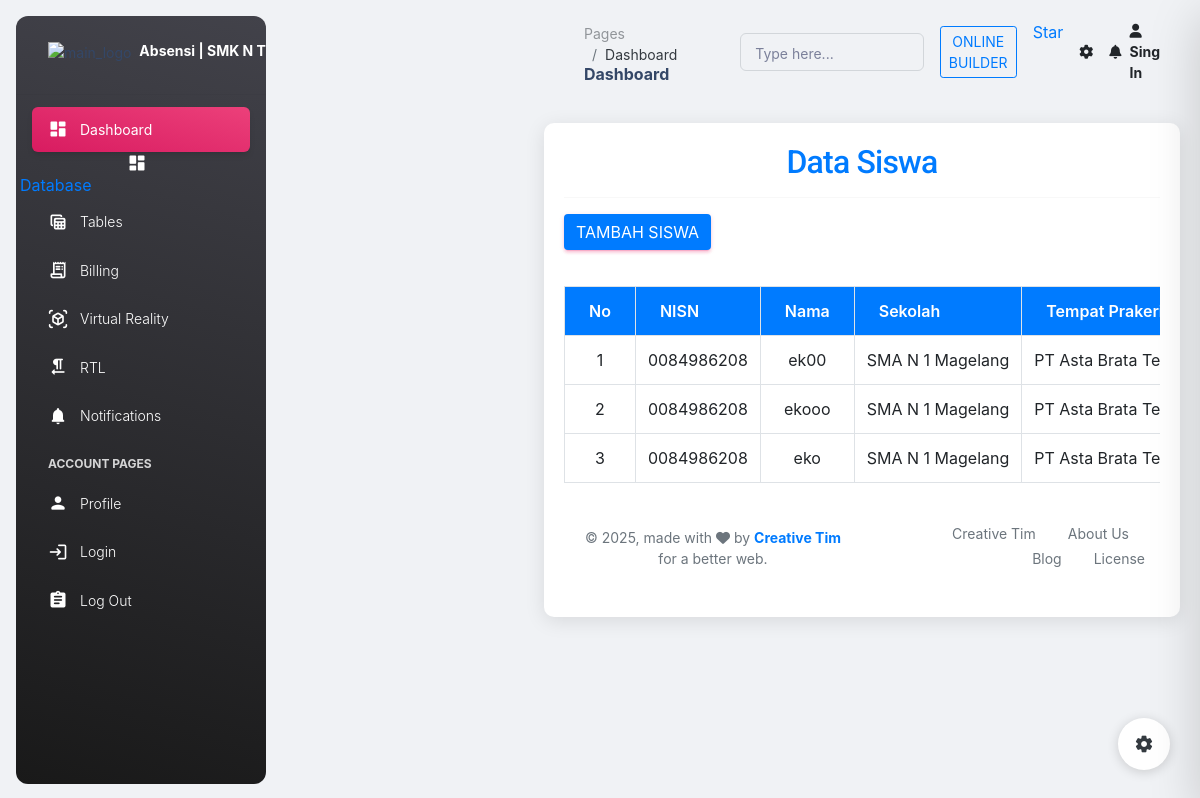
/pages/database.php, run on an earlier commit of the app's database.
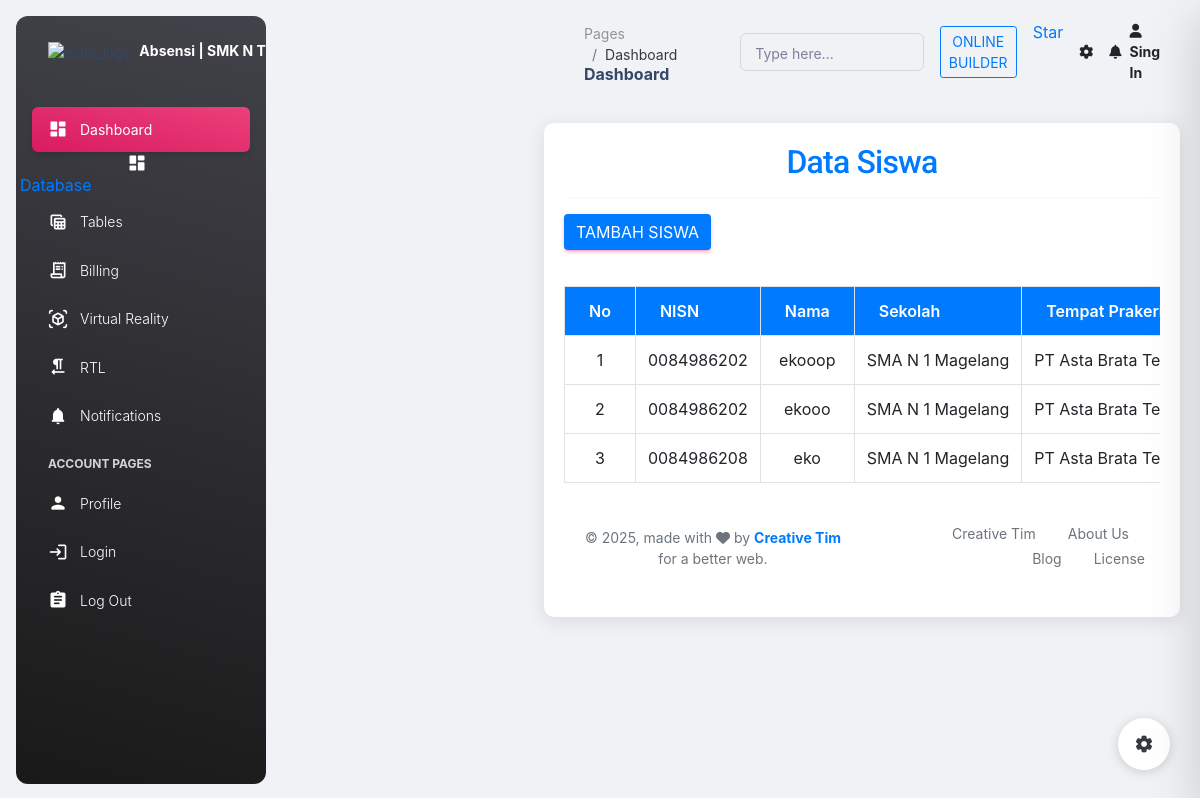
And on a later commit of the database.
### tables this page shows
CREATE TABLE `siswa` (
  `id_siswa` int(11) NOT NULL,
  `nis` varchar(15) NOT NULL,
  `nisn` varchar(15) NOT NULL,
  `nama_siswa` varchar(50) NOT NULL,
  `no_wa` varchar(20) NOT NULL,
  `kelas` varchar(10) NOT NULL,
  `pro_keahlian` varchar(50) NOT NULL,
  `TL` text NOT NULL,
  `TTGL` date NOT NULL DEFAULT current_timestamp(),
  `id_sekolah` int(11) NOT NULL,
  `id_perusahaan` int(11) NOT NULL,
  `tanggal_mulai` date NOT NULL,
  `tanggal_selesai` date NOT NULL,
  `id_pembimbing` int(11) NOT NULL,
  `id_guru` int(11) NOT NULL,
  `username` varchar(20) NOT NULL,
  `password` varchar(20) NOT NULL
);

CREATE TABLE `sekolah` (
  `id_sekolah` int(11) NOT NULL,
  `nama_sekolah` varchar(50) NOT NULL,
  `alamat_sekolah` varchar(300) NOT NULL,
  `kepala_sekolah` varchar(25) NOT NULL,
  `logo_sekolah` varchar(255) DEFAULT NULL,
  `username` varchar(20) NOT NULL,
  `password` varchar(20) NOT NULL
);

CREATE TABLE `perusahaan` (
  `id_perusahaan` int(11) NOT NULL,
  `nama_perusahaan` varchar(50) NOT NULL,
  `alamat_perusahaan` varchar(300) NOT NULL,
  `no_tel` varchar(20) NOT NULL
);

### pages/siswa/siswa.php (the view, shortened to what this page needs)
<?php
include('koneksi.php');
?>
<!DOCTYPE html>
<html lang="id">
<head>
    <link rel="stylesheet" href="https://stackpath.bootstrapcdn.com/bootstrap/4.5.2/css/bootstrap.min.css">
</head>
<body>
    <div class="main-container container-custom">
        <h2 class="text-center">Data Siswa</h2>
        <hr>
        <a href="index.php?page=tambahsiswa" class="btn btn-primary mb-3">Tambah Siswa</a>
        <div class="table-responsive">
            <table class="table table-hover table-bordered">
                <thead class="table-light">
                    <th>No</th>
                    <th>NISN</th>
                    <th>Nama</th>
                    <th>Sekolah</th>
                    <th>Tempat Prakerin</th>
                </thead>
                <tbody>
                    <?php
                    $sql = mysqli_query($coneksi, "
                    SELECT
                        s.id_siswa, s.nis, s.nisn, s.nama_siswa,
                        s.tanggal_mulai, s.tanggal_selesai,
                        sk.nama_sekolah,
                        p.nama_perusahaan
                    FROM siswa s
                    LEFT JOIN sekolah sk ON s.id_sekolah = sk.id_sekolah
                    LEFT JOIN perusahaan p ON s.id_perusahaan = p.id_perusahaan
                    ORDER BY sk.nama_sekolah ASC, p.nama_perusahaan ASC
                ") or die(mysqli_error($coneksi));
                    if (mysqli_num_rows($sql) > 0) {
                        $no = 1;
                        while ($data = mysqli_fetch_assoc($sql)) {
                            echo '
                        <tr style="text-align:center; cursor:pointer;" onclick="window.location=\'index.php?page=editsiswa1&id_siswa=' . $data['id_siswa'] . '\'">
                            <td>' . $no++ . '</td>
                            <td>' . htmlspecialchars($data['nisn']) . '</td>
                            <td>' . htmlspecialchars($data['nama_siswa']) . '</td>
                            <td>' . htmlspecialchars($data['nama_sekolah']) . '</td>
                            <td>' . htmlspecialchars($data['nama_perusahaan'] ?? '') . '</td>
                            <td>' . htmlspecialchars($data['tanggal_mulai']) . '</td>
                            <td>' . htmlspecialchars($data['tanggal_selesai']) . '</td>
                        </tr>';
                        }
                    } else {
                        echo '
                        <tr>
                            <td colspan="8" class="text-center">Tidak ada data.</td>
                        </tr>';
                    }
                    ?>
                </tbody>
            </table>
        </div>
</body>
</html>

What changed in the data, as far as the page shows it:
removed siswa: nisn "0084986208", nama_siswa "ek00", id_sekolah.nama_sekolah "SMA N 1 Magelang", id_perusahaan.nama_perusahaan "PT Asta Brata…"
removed siswa: nisn "0084986208", nama_siswa "ekooo", id_sekolah.nama_sekolah "SMA N 1 Magelang", id_perusahaan.nama_perusahaan "PT Asta Brata…"
added siswa: nisn "0084986202", nama_siswa "ekooop", id_sekolah.nama_sekolah "SMA N 1 Magelang", id_perusahaan.nama_perusahaan "PT Asta Brata…"
added siswa: nisn "0084986202", nama_siswa "ekooo", id_sekolah.nama_sekolah "SMA N 1 Magelang", id_perusahaan.nama_perusahaan "PT Asta Brata…"
